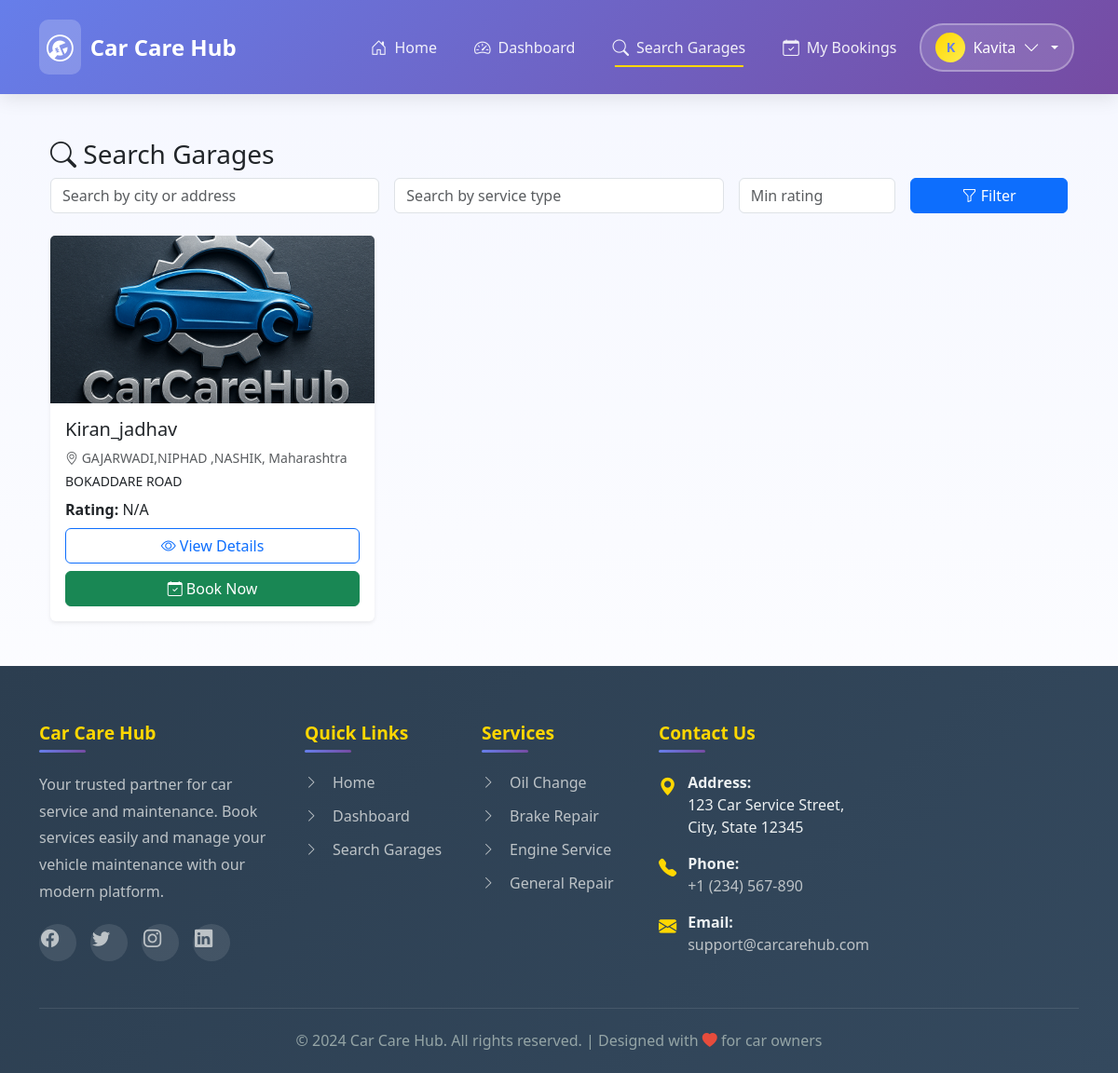
The app's page /customers/search/ (signed in) with its own data.
### accounts/models.py (models this page shows, shortened)
class UserProfile(AbstractUser):
    ROLE_CUSTOMER = 'customer'
    ROLE_GARAGE = 'garage'
    ROLE_CHOICES = [
        (ROLE_CUSTOMER, 'Customer'),
        (ROLE_GARAGE, 'Garage'),
    ]
    role = models.CharField(max_length=15, choices=ROLE_CHOICES, default=ROLE_CUSTOMER)
    phone = models.CharField(max_length=20, blank=True)
    address = models.TextField(blank=True)
    is_email_verified = models.BooleanField(default=False)
    otp_code = models.CharField(max_length=6, blank=True, null=True)
    otp_expires_at = models.DateTimeField(blank=True, null=True)

### garage/models.py (models this page shows, shortened)
class Garage(models.Model):
    user = models.OneToOneField(User, on_delete=models.CASCADE, related_name='garage_profile')
    name = models.CharField(max_length=150)
    phone = models.CharField(max_length=15)
    address = models.TextField()
    city = models.CharField(max_length=100)
    state = models.CharField(max_length=100)
    pincode = models.CharField(max_length=10)
    description = models.TextField(blank=True)
    image = models.ImageField(upload_to='garages/', blank=True, null=True)
    rating = models.DecimalField(max_digits=3, decimal_places=1, default=0.0)
    approved = models.BooleanField(default=True)
    created_at = models.DateTimeField(auto_now_add=True)
    updated_at = models.DateTimeField(auto_now=True)

### customers/views.py (the view)
# urls.py: path('search/', views.search_garage, name='search_garages'),
@login_required
def search_garage(request):
    query = request.GET.get('q', '')
    service_type = request.GET.get('service_type', '').strip()
    city = request.GET.get('city', '').strip()
    rating = request.GET.get('rating', '')
    garages = Garage.objects.filter(approved=True)  # show only approved garages
    if query:
        garages = garages.filter(Q(city__icontains=query) | Q(address__icontains=query))
    if city:
        garages = garages.filter(city__icontains=city)
    if service_type:
        garages = garages.filter(services__service_type__name__icontains=service_type).distinct()
    if rating:
        try:
            garages = garages.filter(rating__gte=float(rating))
        except ValueError:
            pass
    return render(request, 'customers/search_garage.html', {
        'garages': garages,
        'query': query,
        'service_type': service_type,
        'city': city,
        'rating': rating
    })

### customers/templates/customers/search_garage.html (shortened to what this page needs)
{% extends 'base.html' %}
{% block content %}
<div class="container mt-4">
  <h3><i class="bi bi-search"></i> Search Garages</h3>
  <form method="get" class="row g-3 mb-4">
    <div class="col-md-4">
      <input type="text" name="q" value="{{ query }}" class="form-control" placeholder="Search by city or address">
    </div>
    <div class="col-md-4">
      <input type="text" name="service_type" value="{{ service_type }}" class="form-control" placeholder="Search by service type">
    </div>
    <div class="col-md-2">
      <input type="number" name="rating" value="{{ rating }}" class="form-control" placeholder="Min rating">
    </div>
    <div class="col-md-2 d-grid">
      <button class="btn btn-primary"><i class="bi bi-funnel"></i> Filter</button>
    </div>
  </form>
  {% if garages %}
  <div class="row">
    {% for g in garages %}
      <div class="col-md-4 mb-4">
        <div class="card shadow-sm h-100 border-0">
          {% if g.image %}
            <img src="{{ g.image.url }}" class="card-img-top" alt="{{ g.name }}" style="height:180px;object-fit:cover;">
          {% endif %}
          <div class="card-body">
            <h5 class="card-title">{{ g.name }}</h5>
            <p class="text-muted small mb-1"><i class="bi bi-geo-alt"></i> {{ g.city }}, {{ g.state }}</p>
            <p class="small mb-2">{{ g.address }}</p>
            <p class="mb-2"><strong>Rating:</strong>
              {% if g.rating %}<i class="bi bi-star-fill text-warning"></i> {{ g.rating }}{% else %}N/A{% endif %}
            </p>
            <div class="d-grid gap-2">
              <a href="{% url 'customers:garage_detail' g.id %}" class="btn btn-outline-primary">
                <i class="bi bi-eye"></i> View Details
              </a>
              <a href="{% url 'bookings:book_service' g.id %}" class="btn btn-success">
                <i class="bi bi-calendar-check"></i> Book Now
              </a>
            </div>
          </div>
        </div>
      </div>
    {% endfor %}
  </div>
  {% else %}
  <div class="alert alert-info mt-3 text-center">
    <i class="bi bi-info-circle"></i> No garages found for your search.
  </div>
  {% endif %}
</div>
{% endblock %}

### templates/base.html (shortened to what this page needs)
<!DOCTYPE html>
{% load static %}
<html lang="en">
<head>
    <link href="https://cdn.jsdelivr.net/npm/bootstrap@5.3.0/dist/css/bootstrap.min.css" rel="stylesheet">
    <link rel="stylesheet" href="https://cdn.jsdelivr.net/npm/bootstrap-icons@1.11.0/font/bootstrap-icons.css">
</head>
<body>
    <nav class="navbar navbar-expand-lg navbar-dark">
        <div class="container">
            <a class="navbar-brand" href="{% url 'accounts:home' %}">
                <i class="bi bi-wrench-adjustable-circle"></i>
                <span>Car Care Hub</span>
            </a>
            <div class="collapse navbar-collapse" id="navbarNav">
                <ul class="navbar-nav ms-auto">
                    <li class="nav-item">
                        <a class="nav-link {% if request.resolver_match.url_name == 'home' %}active{% endif %}" href="{% url 'accounts:home' %}">
                            <i class="bi bi-house-door"></i>
                            <span>Home</span>
                        </a>
                    </li>
                    {% if user.is_authenticated %}
                        {% if user.role == 'customer' %}
                            <li class="nav-item">
                                <a class="nav-link {% if 'dashboard' in request.resolver_match.url_name %}active{% endif %}" href="{% url 'customers:dashboard' %}">
                                    <i class="bi bi-speedometer2"></i>
                                    <span>Dashboard</span>
                                </a>
                            </li>
                            <li class="nav-item">
                                <a class="nav-link {% if 'search' in request.resolver_match.url_name %}active{% endif %}" href="{% url 'customers:search_garages' %}">
                                    <i class="bi bi-search"></i>
                                    <span>Search Garages</span>
                                </a>
                            </li>
                            <li class="nav-item">
                                <a class="nav-link {% if 'booking' in request.resolver_match.url_name %}active{% endif %}" href="{% url 'customers:booking_history' %}">
                                    <i class="bi bi-calendar-check"></i>
                                    <span>My Bookings</span>
                                </a>
                            </li>
                        {% endif %}
                        <li class="nav-item dropdown user-dropdown">
                            <a class="nav-link user-menu-toggle dropdown-toggle" href="#" id="userDropdown" role="button" data-bs-toggle="dropdown" aria-expanded="false">
                                <div class="user-avatar">
                                    {{ user.username|first|upper }}
                                </div>
                                <span>{{ user.username }}</span>
                                <i class="bi bi-chevron-down"></i>
                            </a>
                        </li>
                    {% endif %}
                </ul>
            </div>
        </div>
    </nav>
    <main class="{% block main_class %}container my-4{% endblock %}">
        {% block content %}{% endblock %}
    </main>
    <footer class="footer">
        <div class="container">
            <div class="row g-4">
                <div class="col-md-4 col-lg-3">
                    <h5>Car Care Hub</h5>
                    <p>Your trusted partner for car service and maintenance. Book services easily and manage your vehicle maintenance with our modern platform.</p>
                    <div class="social-icons">
                        <a href="#" class="social-icon" aria-label="Facebook">
                            <i class="bi bi-facebook"></i>
                        </a>
                        <a href="#" class="social-icon" aria-label="Twitter">
                            <i class="bi bi-twitter"></i>
                        </a>
                        <a href="#" class="social-icon" aria-label="Instagram">
                            <i class="bi bi-instagram"></i>
                        </a>
                        <a href="#" class="social-icon" aria-label="LinkedIn">
                            <i class="bi bi-linkedin"></i>
                        </a>
                    </div>
                </div>
                <div class="col-md-4 col-lg-2">
                    <h5>Quick Links</h5>
                    <ul class="footer-links">
                        <li><a href="{% url 'accounts:home' %}"><i class="bi bi-chevron-right"></i> Home</a></li>
                        {% if user.is_authenticated %}
                            {% if user.role == 'customer' %}
                                <li><a href="{% url 'customers:dashboard' %}"><i class="bi bi-chevron-right"></i> Dashboard</a></li>
                                <li><a href="{% url 'customers:search_garages' %}"><i class="bi bi-chevron-right"></i> Search Garages</a></li>
                            {% elif user.role == 'garage' %}
                                <li><a href="{% url 'garage_dashboard' %}"><i class="bi bi-chevron-right"></i> Dashboard</a></li>
                                <li><a href="{% url 'garage_profile' %}"><i class="bi bi-chevron-right"></i> Profile</a></li>
                            {% endif %}
                        {% else %}
                            <li><a href="{% url 'accounts:user_login' %}"><i class="bi bi-chevron-right"></i> Login</a></li>
                            <li><a href="{% url 'accounts:signup' %}"><i class="bi bi-chevron-right"></i> Sign Up</a></li>
                        {% endif %}
                    </ul>
                </div>
                <div class="col-md-4 col-lg-2">
                    <h5>Services</h5>
                    <ul class="footer-links">
                        <li><a href="#"><i class="bi bi-chevron-right"></i> Oil Change</a></li>
                        <li><a href="#"><i class="bi bi-chevron-right"></i> Brake Repair</a></li>
                        <li><a href="#"><i class="bi bi-chevron-right"></i> Engine Service</a></li>
                        <li><a href="#"><i class="bi bi-chevron-right"></i> General Repair</a></li>
                    </ul>
                </div>
                <div class="col-md-12 col-lg-5">
                    <h5>Contact Us</h5>
                    <ul class="contact-info">
                        <li>
                            <i class="bi bi-geo-alt-fill"></i>
                            <div>
                                <strong>Address:</strong><br>
                                123 Car Service Street,<br>
                                City, State 12345
                            </div>
                        </li>
                        <li>
                            <i class="bi bi-telephone-fill"></i>
                            <div>
                                <strong>Phone:</strong><br>
                                <a href="tel:+1234567890">+1 (234) 567-890</a>
                            </div>
                        </li>
                        <li>
                            <i class="bi bi-envelope-fill"></i>
                            <div>
                                <strong>Email:</strong><br>
                                <a href="mailto:support@carcarehub.com">support@carcarehub.com</a>
                            </div>
                        </li>
                    </ul>
                </div>
            </div>
            <div class="footer-bottom">
                <p>&copy; 2024 Car Care Hub. All rights reserved. | Designed with <i class="bi bi-heart-fill" style="color: #e74c3c;"></i> for car owners</p>
            </div>
        </div>
    </footer>
</body>
</html>

### templates/base.html (style rules this page uses)
:root { --brand-blue: #667eea; --brand-purple: #764ba2; --brand-indigo: #4c6ef5; --brand-gold: #ffd700; --brand-surface: #f5f7ff; --brand-surface-alt: #eef2ff; --brand-midnight: #1e1b4b; --brand-text: #2c3e50; }
* { margin: 0; padding: 0; box-sizing: border-box; }
body { min-height: 100vh; display: flex; flex-direction: column; font-family: 'Segoe UI', Tahoma, Geneva, Verdana, sans-serif; background: linear-gradient(180deg, var(--brand-surface) 0%, #ffffff 100%); }
main { flex: 1; }
.navbar { background: linear-gradient(135deg, var(--brand-blue) 0%, var(--brand-purple) 100%); padding: 1rem 0; box-shadow: 0 4px 20px rgba(0, 0, 0, 0.1); transition: all 0.3s ease; position: sticky; top: 0; z-index: 1000; }
.navbar-brand { font-size: 1.5rem; font-weight: 800; color: white !important; display: flex; align-items: center; gap: 10px; transition: all 0.3s ease; text-decoration: none; }
.navbar-brand i { font-size: 1.8rem; background: rgba(255, 255, 255, 0.2); padding: 8px; border-radius: 10px; transition: all 0.3s ease; }
.navbar-nav { align-items: center; }
.nav-link { color: rgba(255, 255, 255, 0.9) !important; font-weight: 500; padding: 8px 15px !important; margin: 0 5px; border-radius: 8px; transition: all 0.3s ease; position: relative; display: flex; align-items: center; gap: 8px; }
.nav-link::before { content: ''; position: absolute; bottom: 0; left: 50%; width: 0; height: 2px; background: var(--brand-gold); transition: all 0.3s ease; transform: translateX(-50%); }
.nav-link:hover::before, .nav-link.active::before { width: 80%; }
.nav-link i { font-size: 1.1rem; }
.user-dropdown { position: relative; }
.user-menu-toggle { background: rgba(255, 255, 255, 0.15); border: 2px solid rgba(255, 255, 255, 0.3); border-radius: 25px; padding: 6px 15px; color: white !important; display: flex; align-items: center; gap: 8px; transition: all 0.3s ease; cursor: pointer; }
.user-avatar { width: 32px; height: 32px; border-radius: 50%; background: linear-gradient(135deg, #ffd700, #ffed4e); display: flex; align-items: center; justify-content: center; font-weight: 700; color: #667eea; font-size: 0.9rem; }
.footer { background: linear-gradient(135deg, #2c3e50 0%, #34495e 100%); color: #ecf0f1; padding: 60px 0 20px; margin-top: auto; }
.footer h5 { color: var(--brand-gold); font-weight: 700; margin-bottom: 20px; font-size: 1.2rem; position: relative; padding-bottom: 10px; }
.footer h5::after { content: ''; position: absolute; bottom: 0; left: 0; width: 50px; height: 3px; background: linear-gradient(90deg, var(--brand-blue), var(--brand-purple)); border-radius: 2px; }
.footer p { color: #bdc3c7; line-height: 1.8; margin-bottom: 15px; }
.footer a { color: #bdc3c7; text-decoration: none; transition: all 0.3s ease; display: inline-block; }
.footer-links { list-style: none; padding: 0; }
.footer-links li { margin-bottom: 12px; }
.footer-links li a { display: flex; align-items: center; gap: 10px; }
.footer-links li a i { font-size: 0.9rem; width: 20px; }
.social-icons { display: flex; gap: 15px; margin-top: 20px; }
.social-icon { width: 40px; height: 40px; border-radius: 50%; background: rgba(255, 255, 255, 0.1); display: flex; align-items: center; justify-content: center; color: #ecf0f1; font-size: 1.2rem; transition: all 0.3s ease; border: 2px solid transparent; }
.footer-bottom { border-top: 1px solid rgba(255, 255, 255, 0.1); margin-top: 40px; padding-top: 20px; text-align: center; }
.footer-bottom p { margin: 0; color: #95a5a6; }
.contact-info { list-style: none; padding: 0; }
.contact-info li { margin-bottom: 15px; display: flex; align-items: flex-start; gap: 12px; }
.contact-info li i { color: #ffd700; font-size: 1.2rem; margin-top: 3px; }

### records on screen
UserProfile: username|first "K", username "Kavita"
Garage: image (picture), name "Kiran_jadhav", city "GAJARWADI,NIPHAD ,NASHIK", state "Maharashtra", address "BOKADDARE ROAD", rating "N/A"
